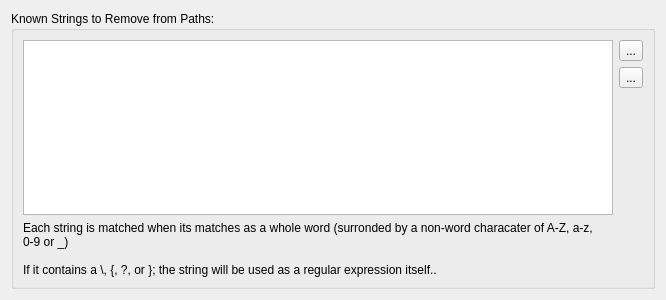
<?xml version="1.0" encoding="UTF-8"?>
<ui version="4.0">
 <class>NMediaManager::NPreferences::NUi::CRemoveFromPaths</class>
 <widget class="QWidget" name="NMediaManager::NPreferences::NUi::CRemoveFromPaths">
  <property name="geometry">
   <rect>
    <x>0</x>
    <y>0</y>
    <width>666</width>
    <height>300</height>
   </rect>
  </property>
  <property name="windowTitle">
   <string>Form</string>
  </property>
  <layout class="QVBoxLayout" name="verticalLayout">
   <item>
    <widget class="QGroupBox" name="groupBox">
     <property name="title">
      <string>Known Strings to Remove from Paths:</string>
     </property>
     <layout class="QGridLayout" name="gridLayout">
      <item row="0" column="0" rowspan="3">
       <widget class="QListView" name="knownStrings"/>
      </item>
      <item row="2" column="1">
       <spacer name="verticalSpacer">
        <property name="orientation">
         <enum>Qt::Vertical</enum>
        </property>
        <property name="sizeHint" stdset="0">
         <size>
          <width>20</width>
          <height>174</height>
         </size>
        </property>
       </spacer>
      </item>
      <item row="0" column="1">
       <widget class="QToolButton" name="btnAddKnownString">
        <property name="text">
         <string>...</string>
        </property>
        <property name="icon">
         <iconset resource="../../SABUtils/resources/SABUtils.qrc">
          <normaloff>:/SABUtilsResources/add.png</normaloff>:/SABUtilsResources/add.png</iconset>
        </property>
       </widget>
      </item>
      <item row="1" column="1">
       <widget class="QToolButton" name="btnDelKnownString">
        <property name="text">
         <string>...</string>
        </property>
        <property name="icon">
         <iconset resource="../../SABUtils/resources/SABUtils.qrc">
          <normaloff>:/SABUtilsResources/delete.png</normaloff>:/SABUtilsResources/delete.png</iconset>
        </property>
       </widget>
      </item>
      <item row="3" column="0">
       <widget class="QLabel" name="label_14">
        <property name="text">
         <string>&lt;html&gt;&lt;head/&gt;&lt;body&gt;&lt;p&gt;Each string is matched when its matches as a whole word (surronded by a non-word characater of A-Z, a-z, 0-9 or _)&lt;br/&gt;&lt;br/&gt;If it contains a \, {, ?, or }; the string will be used as a regular expression itself..&lt;/p&gt;&lt;/body&gt;&lt;/html&gt;</string>
        </property>
        <property name="textFormat">
         <enum>Qt::RichText</enum>
        </property>
        <property name="wordWrap">
         <bool>true</bool>
        </property>
       </widget>
      </item>
     </layout>
    </widget>
   </item>
  </layout>
 </widget>
 <resources>
  <include location="../../SABUtils/resources/SABUtils.qrc"/>
 </resources>
 <connections/>
</ui>
